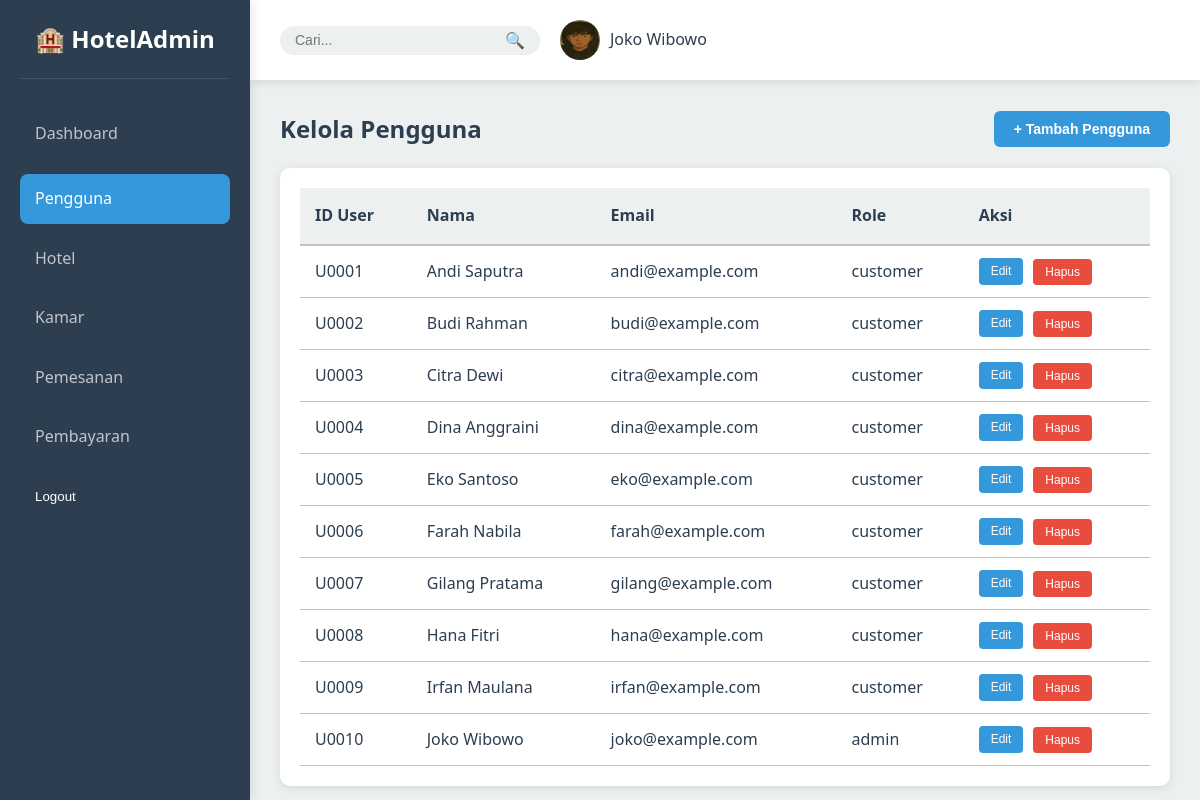
The app's page /admin_side/admin.php?page=users (signed in) with its own data.
### tables this page shows
CREATE TABLE `user` (
  `user_id` varchar(5) NOT NULL,
  `name` varchar(100) DEFAULT NULL,
  `email` varchar(100) DEFAULT NULL,
  `password` varchar(64) DEFAULT NULL,
  `role` enum('customer','admin') DEFAULT 'customer'
);

### admin_side/admin.php (the view, shortened to what this page needs)
<?php
$conn = getConnection();
function getUsers($conn) {
    $query = "SELECT user_id, name, email, role FROM user LIMIT 100";
    $result = $conn->query($query);
    $users = [];
    while ($row = $result->fetch_assoc()) {
        $users[] = $row;
    }
    return $users;
}
function getHotels($conn) {
    $query = "SELECT hotel_id, hotel_name, address, phone_no, email, star_rating, available_room, add_on FROM hotel LIMIT 100";
    $result = $conn->query($query);
    $hotels = [];
    while ($row = $result->fetch_assoc()) {
        $hotels[] = $row;
    }
    return $hotels;
}
function getRooms($conn) {
    $query = "SELECT r.room_id, h.hotel_name, r.room_type, r.price, r.availability, r.hotel_id
              FROM room r
              JOIN hotel h ON r.hotel_id = h.hotel_id
              LIMIT 100";
    $result = $conn->query($query);
    $rooms = [];
    while ($row = $result->fetch_assoc()) {
        $rooms[] = $row;
    }
    return $rooms;
}
function getBookings($conn) {
    $query = "SELECT b.booking_id, u.name, h.hotel_name, bd.room_id, bd.check_in, bd.check_out, b.status, bd.special_request
              FROM booking b
              JOIN user u ON b.user_id = u.user_id
              JOIN hotel h ON b.hotel_id = h.hotel_id
              LEFT JOIN booking_detail bd ON b.booking_id = bd.booking_id
              LIMIT 100";
    $result = $conn->query($query);
    $bookings = [];
    while ($row = $result->fetch_assoc()) {
        $bookings[] = $row;
    }
    return $bookings;
}
function getPayments($conn) {
    $query = "SELECT payment_id, booking_id, amount, payment_method, payment_date, status
              FROM payment
              ORDER BY payment_date DESC
              LIMIT 100";
    $result = $conn->query($query);
    $payments = [];
    while ($row = $result->fetch_assoc()) {
        $payments[] = $row;
    }
    return $payments;
}
$search_keyword = isset($_GET['search']) ? $_GET['search'] : '';
$current_page = isset($_GET['page']) ? $_GET['page'] : 'dashboard';
if ($search_keyword) {
    switch($current_page) {
        case 'users':
            $users = searchUsers($conn, $search_keyword);
            break;
        case 'hotels':
            $hotels = searchHotels($conn, $search_keyword);
            break;
        case 'rooms':
            $rooms = searchRooms($conn, $search_keyword);
            break;
        case 'bookings':
            $bookings = searchBookings($conn, $search_keyword);
            break;
        case 'payments':
            $payments = searchPayments($conn, $search_keyword);
            break;
        default:
            $users = getUsers($conn);
            $hotels = getHotels($conn);
            $rooms = getRooms($conn);
            $bookings = getBookings($conn);
            $payments = getPayments($conn);
    }
} else {
    $users = getUsers($conn);
}
?>
<!DOCTYPE html>
<html lang="id">
<head>
    <link rel="stylesheet" href="styles.css">
</head>
<body>
    <div class="container">
        <aside class="sidebar" id="sidebar">
            <div class="logo">
                <h2>🏨 <span class="logo-text">HotelAdmin</span></h2>
            </div>
            <nav class="nav-menu">
                <a href="?page=dashboard" class="nav-item <?php echo (!isset($_GET['page']) || $_GET['page'] == 'dashboard') ? 'active' : ''; ?>">
                    <span>Dashboard</span>
                </a>
                <a href="?page=users<?php echo $search_keyword ? '&search=' . urlencode($search_keyword) : ''; ?>" class="nav-item <?php echo (isset($_GET['page']) && $_GET['page'] == 'users') ? 'active' : ''; ?>">
                    <span>Pengguna</span>
                </a>
                <a href="?page=hotels<?php echo $search_keyword ? '&search=' . urlencode($search_keyword) : ''; ?>" class="nav-item <?php echo (isset($_GET['page']) && $_GET['page'] == 'hotels') ? 'active' : ''; ?>">
                    <span>Hotel</span>
                </a>
                <a href="?page=rooms<?php echo $search_keyword ? '&search=' . urlencode($search_keyword) : ''; ?>" class="nav-item <?php echo (isset($_GET['page']) && $_GET['page'] == 'rooms') ? 'active' : ''; ?>">
                    <span>Kamar</span>
                </a>
                <a href="?page=bookings<?php echo $search_keyword ? '&search=' . urlencode($search_keyword) : ''; ?>" class="nav-item <?php echo (isset($_GET['page']) && $_GET['page'] == 'bookings') ? 'active' : ''; ?>">
                    <span>Pemesanan</span>
                </a>
                <a href="?page=payments<?php echo $search_keyword ? '&search=' . urlencode($search_keyword) : ''; ?>" class="nav-item <?php echo (isset($_GET['page']) && $_GET['page'] == 'payments') ? 'active' : ''; ?>">
                    <span>Pembayaran</span>
                </a>
                <form method="POST" style="display: inline;">
                    <button type="submit" class="nav-item logout" style="background: none; border: none; color: inherit; cursor: pointer; width: 100%; text-align: left; padding: 12px 15px;">
                        <span>Logout</span>
                    </button>
                </form>
            </nav>
        </aside>
        <main class="main-content">
            <header class="header">
                <div class="header-right">
                    <form method="GET" class="search-form">
                        <div class="search-box">
                            <input type="text" name="search" placeholder="Cari..." value="<?php echo htmlspecialchars($search_keyword); ?>">
                            <button type="submit">🔍</button>
                        </div>
                    </form>
                    <div class="user-profile">
                        <img src="assets/profile.jpg" alt="Admin">
                        <span><?php echo $_SESSION['name']; ?></span>
                    </div>
                </div>
            </header>
            <?php if (isset($_GET['page']) && $_GET['page'] == 'users'): ?>
            <section class="content-section active">
                <div class="section-header">
                    <h2>Kelola Pengguna</h2>
                    <button class="btn btn-primary" onclick="alert('Form tambah user bisa ditambahkan')">+ Tambah Pengguna</button>
                </div>
                <div class="card">
                    <table>
                        <thead>
                            <tr>
                                <th>ID User</th>
                                <th>Nama</th>
                                <th>Email</th>
                                <th>Role</th>
                                <th>Aksi</th>
                            </tr>
                        </thead>
                        <tbody>
                            <?php foreach ($users as $user): ?>
                            <tr>
                                <td><?php echo $user['user_id']; ?></td>
                                <td><?php echo $user['name']; ?></td>
                                <td><?php echo $user['email']; ?></td>
                                <td><?php echo $user['role']; ?></td>
                                <td class="action-buttons">
                                    <button class="btn-small btn-edit" onclick="editUser('<?php echo $user['user_id']; ?>', '<?php echo htmlspecialchars($user['name']); ?>', '<?php echo $user['email']; ?>', '<?php echo $user['role']; ?>')">Edit</button>
                                    <form method="POST" style="display:inline;" onsubmit="return confirm('Hapus user ini?');">
                                        <button type="submit" class="btn-small btn-delete">Hapus</button>
                                    </form>
                                </td>
                            </tr>
                            <?php endforeach; ?>
                        </tbody>
                    </table>
                </div>
            </section>
            <?php endif; ?>
        </main>
    </div>
</body>
</html>

### admin_side/styles.css (style rules this page uses)
* { margin: 0; padding: 0; box-sizing: border-box; }
:root { --primary-color: #2c3e50; --secondary-color: #3498db; --accent-color: #e74c3c; --success-color: #2ecc71; --warning-color: #f39c12; --light-bg: #ecf0f1; --dark-bg: #2c3e50; --white: #ffffff; --text-dark: #2c3e50; --text-light: #7f8c8d; --border-color: #bdc3c7; --shadow: 0 2px 10px rgba(0, 0, 0, 0.1); }
body { font-family: 'Segoe UI', Tahoma, Geneva, Verdana, sans-serif; background-color: var(--light-bg); color: var(--text-dark); line-height: 1.6; }
.container { display: flex; height: 100vh; }
.sidebar { width: 250px; background-color: var(--dark-bg); color: var(--white); padding: 20px; box-shadow: 2px 0 10px rgba(0, 0, 0, 0.1); overflow-y: auto; position: fixed; height: 100vh; left: 0; top: 0; transition: width 0.3s ease; z-index: 1000; }
.logo { margin-bottom: 30px; padding-bottom: 20px; border-bottom: 1px solid rgba(255, 255, 255, 0.1); }
.logo h2 { font-size: 24px; text-align: center; }
.logo-text { transition: opacity 0.3s ease; }
.nav-menu { display: flex; flex-direction: column; gap: 10px; }
.nav-item { display: flex; align-items: center; gap: 12px; padding: 12px 15px; color: rgba(255, 255, 255, 0.7); text-decoration: none; border-radius: 8px; transition: all 0.3s ease; cursor: pointer; }
.nav-item.active { background-color: var(--secondary-color); color: var(--white); }
.nav-item.logout { margin-top: auto; color: var(--accent-color); margin-bottom: 0; border-top: 1px solid rgba(255, 255, 255, 0.1); padding-top: 15px; margin-top: 20px; }
.nav-item:nth-child(2) { margin-top: 5px; }
.nav-item.logout { border-top: 2px solid rgba(255, 255, 255, 0.2); padding-top: 12px; }
.main-content { flex: 1; margin-left: 250px; display: flex; flex-direction: column; overflow-y: auto; transition: margin-left 0.3s ease; }
.header { background-color: var(--white); padding: 20px 30px; display: flex; justify-content: space-between; align-items: center; box-shadow: var(--shadow); position: sticky; top: 0; z-index: 100; }
.header-right { display: flex; gap: 20px; align-items: center; }
.search-form { display: contents; }
.search-box { display: flex; background-color: var(--light-bg); border-radius: 20px; padding: 5px 15px; gap: 10px; }
.search-box input { border: none; background: transparent; outline: none; width: 200px; font-size: 14px; }
.search-box button { background: none; border: none; cursor: pointer; font-size: 16px; }
.user-profile { display: flex; align-items: center; gap: 10px; }
.user-profile img { width: 40px; height: 40px; border-radius: 50%; }
.content-section { display: none; padding: 30px; }
.content-section.active { display: block; animation: fadeIn 0.3s ease-in; }
.card { background-color: var(--white); border-radius: 10px; padding: 20px; box-shadow: var(--shadow); }
.section-header { display: flex; justify-content: space-between; align-items: center; margin-bottom: 20px; }
.section-header h2 { font-size: 24px; color: var(--text-dark); }
table { width: 100%; border-collapse: collapse; }
thead { background-color: var(--light-bg); }
th { padding: 15px; text-align: left; font-weight: 600; color: var(--text-dark); border-bottom: 2px solid var(--border-color); }
td { padding: 12px 15px; border-bottom: 1px solid var(--border-color); }
tbody tr { transition: background-color 0.3s ease; }
.btn { padding: 10px 20px; border: none; border-radius: 6px; cursor: pointer; font-size: 14px; font-weight: 600; transition: all 0.3s ease; }
.btn-primary { background-color: var(--secondary-color); color: var(--white); }
.btn-small { padding: 6px 12px; font-size: 12px; border: none; border-radius: 4px; cursor: pointer; margin-right: 5px; transition: all 0.3s ease; }
.btn-edit { background-color: var(--secondary-color); color: var(--white); }
.btn-delete { background-color: var(--accent-color); color: var(--white); }
.action-buttons { display: flex; gap: 5px; }

### records on screen
user: user_id "U0001", name "Andi Saputra", email "andi@example.com", role "customer"
user: user_id "U0002", name "Budi Rahman", email "budi@example.com", role "customer"
user: user_id "U0003", name "Citra Dewi", email "citra@example.com", role "customer"
user: user_id "U0004", name "Dina Anggraini", email "dina@example.com", role "customer"
user: user_id "U0005", name "Eko Santoso", email "eko@example.com", role "customer"
user: user_id "U0006", name "Farah Nabila", email "farah@example.com", role "customer"
user: user_id "U0007", name "Gilang Pratama", email "gilang@example.com", role "customer"
user: user_id "U0008", name "Hana Fitri", email "hana@example.com", role "customer"
user: user_id "U0009", name "Irfan Maulana", email "irfan@example.com", role "customer"
user: user_id "U0010", name "Joko Wibowo", email "joko@example.com", role "admin"

### other values on screen
$_SESSION['name'] "Joko Wibowo"
